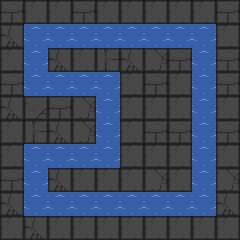

Tiled map render using the project's own tile images. Description and the whole map definition, tile-layer contents included, below:
An orthogonal 10x10 tile map with 24x24 px tiles, 2 tile layers (terrain, water).

<map version="1.0" tiledversion="2017.07.11" orientation="orthogonal" renderorder="right-down" width="10" height="10" tilewidth="24" tileheight="24" nextobjectid="1">
 <tileset firstgid="1" source="oryx_world2.tsx" />
 <layer name="terrain" width="10" height="10" opacity="0.9">
  <data encoding="csv">
1719,1805,1805,1719,1805,1805,1805,1805,1805,1719,
1804,1718,1719,1804,1718,1719,1720,1805,1805,1805,
1805,1803,1804,1805,1803,1804,1720,1719,1805,1719,
1719,1805,1805,1805,1805,1805,1719,1805,1805,1719,
1804,1718,1719,1720,1805,1805,1805,1805,1805,1805,
1805,1803,1804,1720,1719,1805,1719,1719,1805,1719,
1805,1805,1805,1805,1805,1805,1805,1805,1805,1805,
1719,1720,1804,1805,1805,1805,1720,1805,1805,1720,
1804,1805,1805,1805,1805,1719,1804,1805,1719,1804,
1805,1804,1805,1805,1805,1805,1805,1805,1805,1805
</data>
 </layer>
 <layer name="water" width="10" height="10">
  <data encoding="csv">
0,0,0,0,0,0,0,0,0,0,
0,2303,2303,2303,2303,2303,2303,2303,2303,0,
0,2303,0,0,0,0,0,0,2303,0,
0,2303,2303,2303,2303,0,0,0,2303,0,
0,0,0,0,2303,0,0,0,2303,0,
0,0,0,0,2303,0,0,0,2303,0,
0,2303,2303,2303,2303,0,0,0,2303,0,
0,2303,0,0,0,0,0,0,2303,0,
0,2303,2303,2303,2303,2303,2303,2303,2303,0,
0,0,0,0,0,0,0,0,0,0
</data>
 </layer>
</map>
